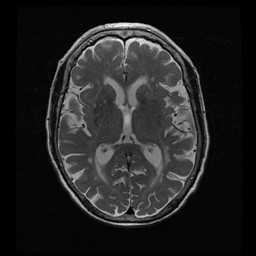
#> input picture MRI_image.jpg, 256 x 256 px
$ python 'medical image  to histogram.py'
#> lines starting #> are read from the running program, lines starting #| are printed output that depends on the picture
import cv2  #OpenCV library, which is used for image processing

import matplotlib.pyplot as plt #importing matplotlib

image_path = cv2.imread('MRI_image.jpg')#reads an image file
#> image_path is the input picture: shape (256, 256, 3); min 0, max 255, mean 34.3

# find frequency of pixels in range 0-255

histr = cv2.calcHist([image_path],[0],None,[256],[0,256])#calcHist function computes the histogram of the image.
#> histr = 256 values, max 9224 at index 6, min 0 at index 237, mean 256


''' [image_path]: The image to analyze (wrapped in a list).
·  [0]: The index of the channel to analyze. In this case, 0 refers to the first channel (typically the grayscale channel for single-channel images).
·  None: No mask is applied to the image.
·  [256]: The number of bins for the histogram (256 for pixel values ranging from 0 to 255).
·  [0, 256]: The range of pixel values.   '''

# show the plotting graph of an image

plt.plot(histr)# plots the histogram data calculated
plt.show()   #displays the plot in a window
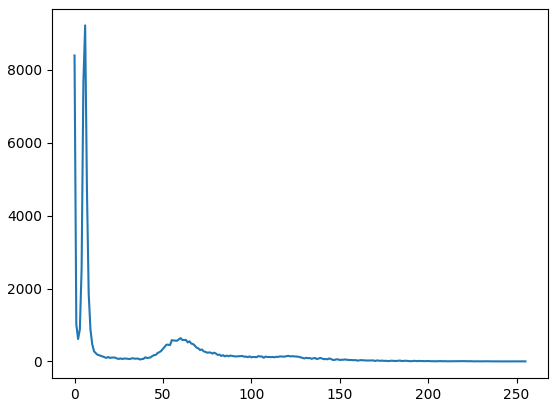
#> figure drawn by matplotlib, 1 panel; curve peaks at x = 6, y = 9224
